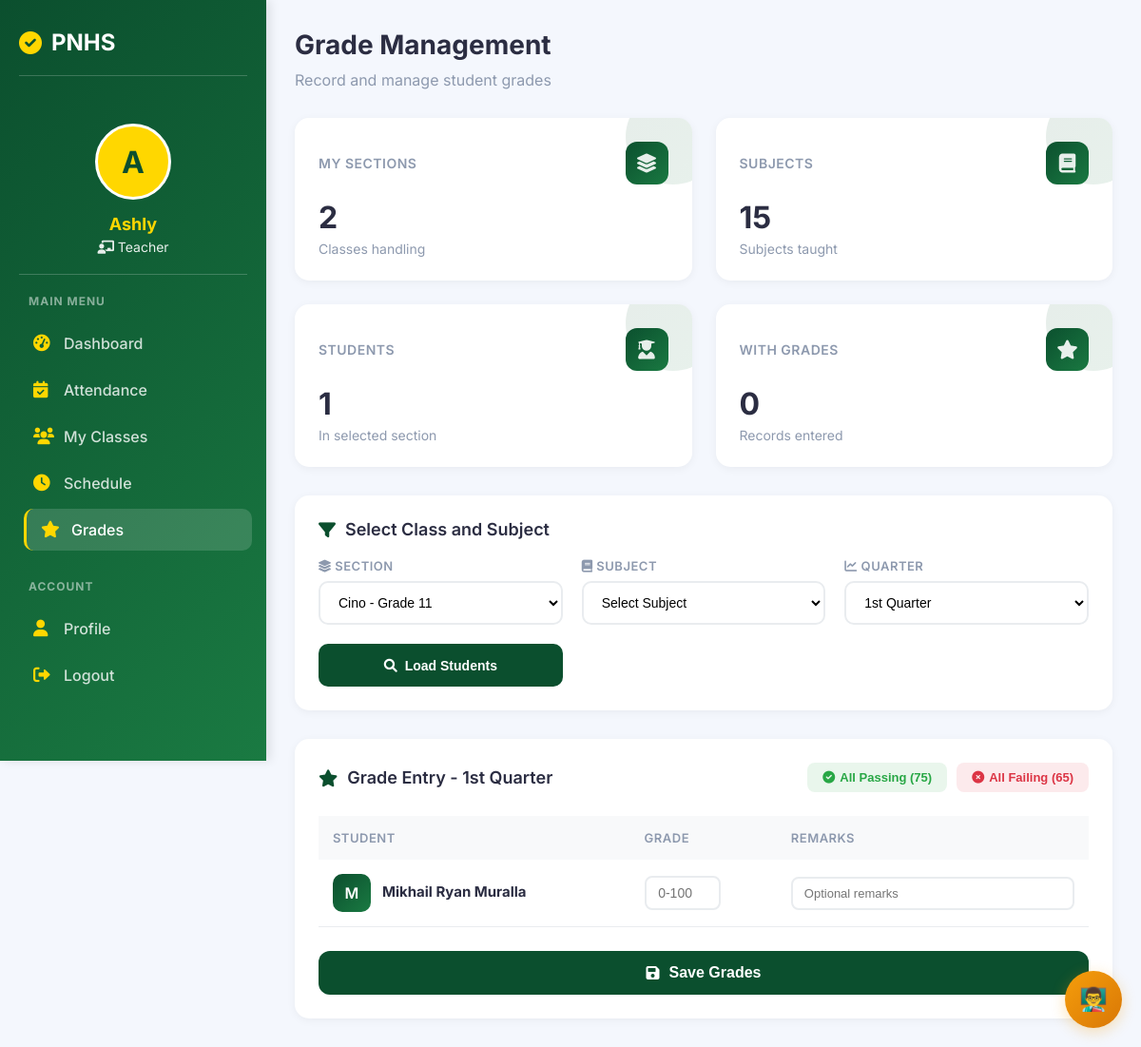
Before: /teacher/grades.php?section_id=3 (signed in) with the older database file.
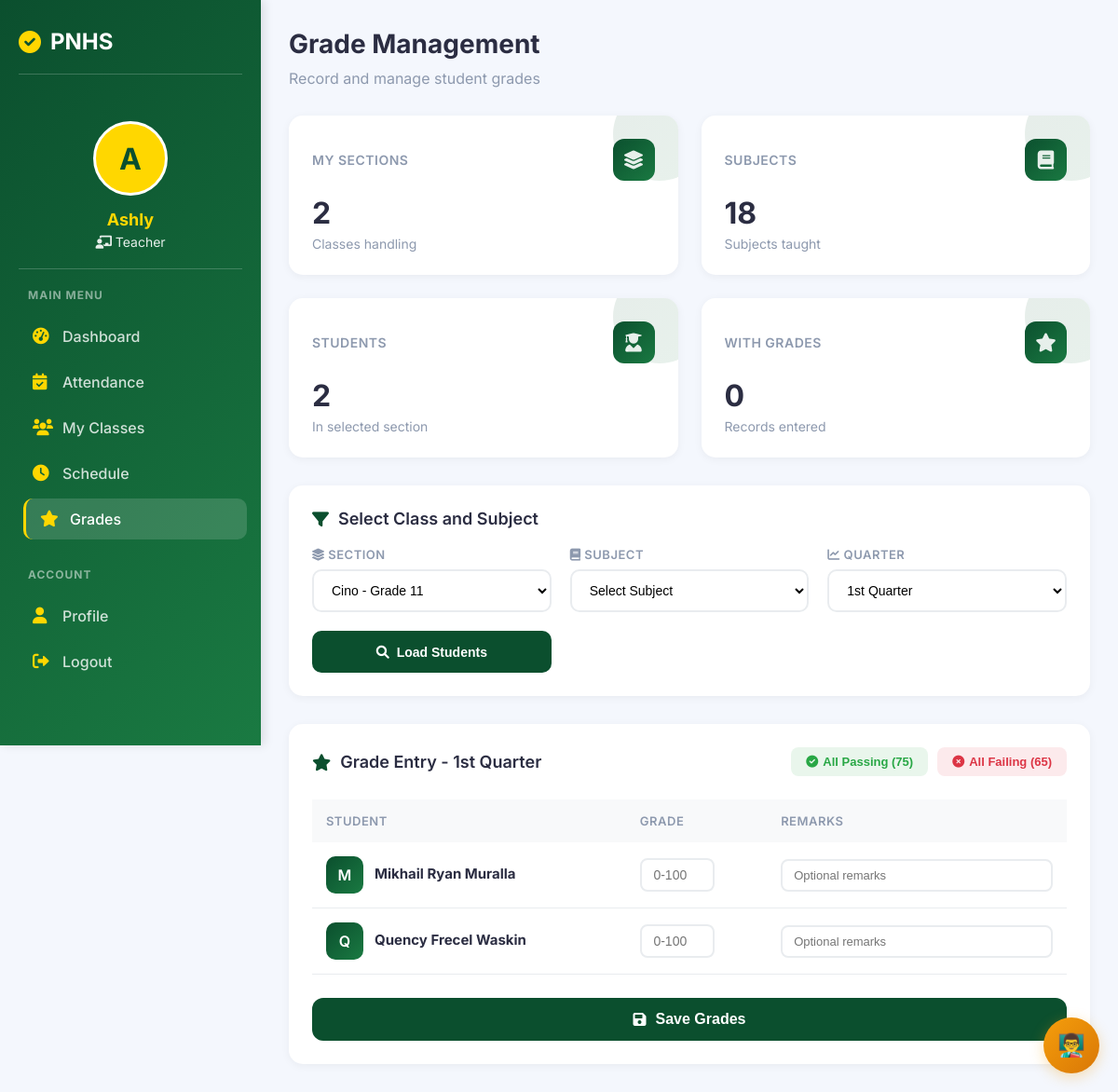
After: the same page with the newer database file.
### tables this page shows
CREATE TABLE `enrollments` (
  `id` int(11) NOT NULL,
  `student_id` int(11) NOT NULL,
  `grade_id` int(11) NOT NULL,
  `section_id` int(11) DEFAULT NULL,
  `school_year` varchar(20) NOT NULL,
  `status` enum('Pending','Enrolled','Rejected') DEFAULT 'Pending',
  `strand` varchar(50) DEFAULT NULL,
  `form_138` varchar(255) DEFAULT NULL,
  `created_at` timestamp NOT NULL DEFAULT current_timestamp()
);

CREATE TABLE `users` (
  `id` int(11) NOT NULL,
  `id_number` varchar(50) DEFAULT NULL,
  `fullname` varchar(100) DEFAULT NULL,
  `email` varchar(100) DEFAULT NULL,
  `password` varchar(255) DEFAULT NULL,
  `role` enum('Admin','Registrar','Teacher','Student') DEFAULT NULL,
  `created_at` timestamp NOT NULL DEFAULT current_timestamp()
);

### teacher/grades.php (the view, shortened to what the changed rows need)
<?php
include("../config/database.php");
$subjects_query = "
    SELECT sub.*, g.grade_name
    FROM subjects sub
    JOIN grade_levels g ON sub.grade_id = g.id
    ORDER BY g.id, sub.subject_name
";
$subjects = $conn->query($subjects_query);
$selected_section = isset($_GET['section_id']) ? $_GET['section_id'] : '';
$students_list = [];
if($selected_section) {
    $section_info = $conn->query("SELECT grade_id FROM sections WHERE id = '$selected_section'")->fetch_assoc();
    if($section_info) {
        $grade_id = $section_info['grade_id'];
        $students_query = $conn->query("
            SELECT u.*, e.id as enrollment_id
            FROM users u
            JOIN enrollments e ON u.id = e.student_id
            WHERE u.role = 'Student'
            AND e.grade_id = '$grade_id'
            AND e.status = 'Enrolled'
            ORDER BY u.fullname ASC
        ");
        if($students_query) {
            while($student = $students_query->fetch_assoc()) {
                $student['grade_recorded'] = false;
                $student['grade'] = null;
                $students_list[] = $student;
            }
        }
    }
}
?>
<!DOCTYPE html>
<html lang="en">
<head>
    <link rel="stylesheet" href="https://cdnjs.cloudflare.com/ajax/libs/font-awesome/6.0.0/css/all.min.css">
</head>
<body>
    <div class="app-container">
        <div class="sidebar">
            <h2>
                <i class="fas fa-check-circle"></i>
                <span>PNHS</span>
            </h2>
        </div>
        <div class="main-content">
            <div class="dashboard-header">
                <h1>Grade Management</h1>
            </div>
            <div class="stats-container">
                <div class="stat-card">
                    <div class="stat-header">
                        <h3>Subjects</h3>
                        <div class="stat-icon">
                        </div>
                    </div>
                    <div class="stat-number"><?php echo $subjects ? $subjects->num_rows : 0; ?></div>
                    <div class="stat-label">Subjects taught</div>
                </div>
                <div class="stat-card">
                    <div class="stat-header">
                        <h3>Students</h3>
                        <div class="stat-icon">
                        </div>
                    </div>
                    <div class="stat-number"><?php echo count($students_list); ?></div>
                    <div class="stat-label">In selected section</div>
                </div>
            </div>
            <?php if(!empty($students_list)): ?>
                <div class="grade-card">
                    <form method="POST" action="" id="gradesForm">
                        <div class="table-container">
                            <table class="grades-table">
                                <thead>
                                    <tr>
                                        <th>Student</th>
                                        <th>Grade</th>
                                        <th>Remarks</th>
                                    </tr>
                                </thead>
                                <tbody>
                                    <?php foreach($students_list as $index => $student): ?>
                                        <tr>
                                            <td>
                                                <div class="student-info">
                                                    <div class="student-avatar">
                                                        <?php echo strtoupper(substr($student['fullname'], 0, 1)); ?>
                                                    </div>
                                                    <div class="student-details">
                                                        <h4><?php echo htmlspecialchars($student['fullname']); ?></h4>
                                                    </div>
                                                </div>
                                            </td>
                                            <td>
                                                <input type="number"
                                                       name="grades[]"
                                                       class="grade-input <?php
                                                       ?>"
                                                       value="<?php echo isset($student['grade']['grade']) ? $student['grade']['grade'] : ''; ?>"
                                                       min="0"
                                                       max="100"
                                                       step="0.01"
                                                       placeholder="0-100"
                                                       oninput="validateGrade(this)">
                                            </td>
                                            <td>
                                                <input type="text"
                                                       name="remarks[]"
                                                       class="remarks-input"
                                                       value="<?php echo isset($student['grade']['remarks']) ? htmlspecialchars($student['grade']['remarks']) : ''; ?>"
                                                       placeholder="Optional remarks">
                                            </td>
                                        </tr>
                                    <?php endforeach; ?>
                                </tbody>
                            </table>
                        </div>
                    </form>
                </div>
            <?php endif; ?>
        </div>
    </div>
</body>
</html>

Changed rows visible on the page:
added enrollments: student.fullname "Q", student.fullname "Quency Frecel Waskin"
Other visible differences:
$subjects->num_rows: "15" → "18"
count($students_list): "1" → "2"
